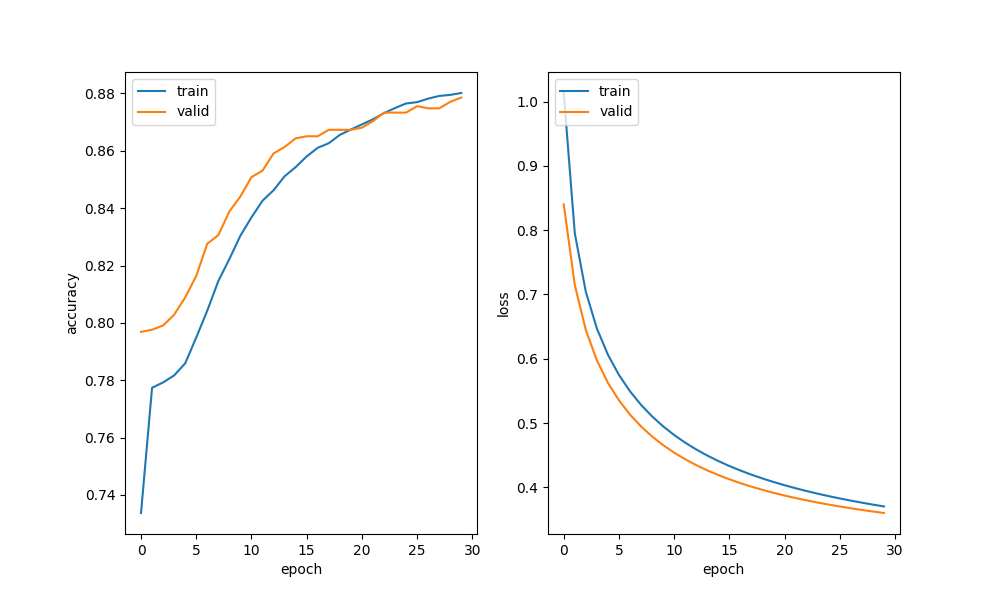

The Python source for this figure:
import torch
import torch.nn as nn
import pandas as pd
from matplotlib import pyplot as plt
from torch.utils.data import DataLoader
from torch.utils.data import Dataset
import matplotlib
import numpy as np 
matplotlib.use('Agg') # -----(1)

"""
リーダブルコードで実践したこと
P.19 名前に情報を追加する
p.47 縦の線を真っ直ぐ揃える
P.51 コードを段落に分割する
"""

class MyDataset(Dataset):
    def __init__(self, x, y):
        self.x = x
        self.y = y
    
    def __len__(self):
        return len(self.x)
    
    def __getitem__(self, idx):
        return self.x[idx] , self.y[idx]


class NeuralNetwork(nn.Module):

    def __init__(self):
        super(NeuralNetwork, self).__init__()
        self.linear = nn.Linear(300, 4)
        nn.init.xavier_normal_(self.linear.weight)

    def forward(self, x):
        logits = self.linear(x)
        return logits


train_x = torch.load('./section8/tensor_train.pth')
train_y = pd.read_csv('./section8/train_y.txt')
train_y = torch.tensor(train_y['CATEGORY'].values)

valid_x = torch.load('./section8/tensor_valid.pth')
valid_y = pd.read_csv('./section8/valid_y.txt')
valid_y = torch.tensor(valid_y['CATEGORY'].values)


train_dataset = MyDataset(train_x,train_y)
train_dataloader = DataLoader(train_dataset, batch_size=8)

valid_dataset = MyDataset(valid_x,valid_y)
valid_dataloader = DataLoader(valid_dataset, batch_size=8)


model = NeuralNetwork()
loss_fn = nn.CrossEntropyLoss()

learning_rate = 1e-2
batch_size = 8
epochs = 30

optimizer = torch.optim.SGD(model.parameters(), lr=learning_rate)


def train_loop(dataloader, model, loss_fn, optimizer):
    size = len(dataloader.dataset)
    total_loss, correct, total = 0, 0, 0
    for X, y in dataloader:
        total += 1

        #予測と損失
        pred = model(X)
        correct += (pred.argmax(1) == y).type(torch.float).sum().item()
        loss = loss_fn(pred, y)
        total_loss += loss.item()

        #バックプロパゲーション
        optimizer.zero_grad()
        loss.backward()
        optimizer.step()

    #正解率,損失
    correct /= size
    total_loss /= total
    print(f"Train Error: \n Accuracy: {(100*correct):>0.1f}%,  loss: {total_loss:>8f} \n")
    return correct, total_loss



def valid_loop(dataloader, model):
    size = len(dataloader.dataset)
    total_loss, correct, total = 0, 0, 0

    with torch.no_grad(): #勾配計算の無効
        for X, y in dataloader:
            total += 1
            pred = model(X)
            correct += (pred.argmax(1) == y).type(torch.float).sum().item()
            total_loss += loss_fn(pred, y)

    #正解率,損失
    correct /= size
    total_loss /= total
    print(f"Test Error: \n Accuracy: {(100*correct):>0.1f}%, loss: {total_loss:>8f} \n")
    return correct, total_loss


result_acc = []
result_loss = []
for t in range(epochs):
    print(f"Epoch {t+1}\n----------------------------")
    train_acc, train_loss = train_loop(train_dataloader, model, loss_fn, optimizer)
    valid_acc, valid_loss = valid_loop(valid_dataloader, model)
    result_acc.append([train_acc, valid_acc])
    result_loss.append([train_loss, valid_loss])    

fig = plt.figure(figsize = (10,6))
ax1 = fig.add_subplot(1,2,1)
ax2 = fig.add_subplot(1,2,2)

ax1.plot(np.array(result_acc).T[0], label = "train")
ax1.plot(np.array(result_acc).T[1], label = "valid")

ax2.plot(np.array(result_loss).T[0], label = "train")
ax2.plot(np.array(result_loss).T[1], label = "valid")

ax1.set_xlabel("epoch")
ax2.set_xlabel("epoch")

ax1.set_ylabel("accuracy")
ax2.set_ylabel("loss")

ax1.legend(loc = 'upper left') 
ax2.legend(loc = 'upper left') 

plt.savefig('./section8/No75.png')